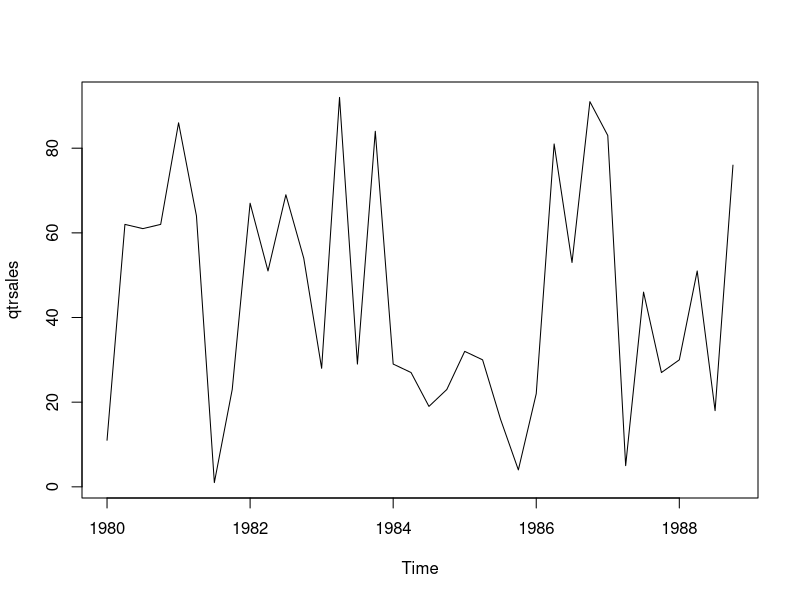

Write R code to recreate this figure.
# create a time series data

#first create a vector of numerical values
# 36 observations 
set.seed(1234)
(sales = round(runif(3*12)*100,0))
length(sales)

#This data can be daily, weekly, monthly, quartler, yearly data
#create yearly time series : start year 1980

#Yearly----
(yearlysales = ts(sales, start=c(1980), frequency=1))
(yearlysales1 = ts(sales, start=c(1980,3), frequency=1)) 
# 3rd yr from 1980

methods(class=ts)

#Quarterly -----
12/4  # freq=4
(qtrsales = ts(sales, start=c(1980), frequency=4))
plot(qtrsales)
#list data from Qtr3 1980 to  1985
window(qtrsales, start=c(1980, 3), end=c(1985, 2))


#Monthly -----
12/12  # freq=12 start month=Mar/ 1990
(monsales = ts(sales, start=c(1990,3), frequency=12))

#create data from Feb 2000 to Nov 2002
(monsales1 = ts(sales, start=c(2000,2), end=c(2002,11), frequency=12))
length(monsales1)

#see subset of sales data : May 2000 to Aug 2001
window(monsales1, start=c(2000, 5), end=c(2001, 8))




